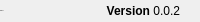
            <widget class="QFrame" name="bottomBar">
             <property name="minimumSize">
              <size>
               <width>0</width>
               <height>22</height>
              </size>
             </property>
             <property name="maximumSize">
              <size>
               <width>16777215</width>
               <height>22</height>
              </size>
             </property>
             <property name="frameShape">
              <enum>QFrame::NoFrame</enum>
             </property>
             <property name="frameShadow">
              <enum>QFrame::Raised</enum>
             </property>
             <layout class="QHBoxLayout" name="horizontalLayout_5">
              <property name="spacing">
               <number>0</number>
              </property>
              <property name="leftMargin">
               <number>0</number>
              </property>
              <property name="topMargin">
               <number>0</number>
              </property>
              <property name="rightMargin">
               <number>0</number>
              </property>
              <property name="bottomMargin">
               <number>0</number>
              </property>
              <item>
               <widget class="QLabel" name="creditsLabel">
                <property name="maximumSize">
                 <size>
                  <width>16777215</width>
                  <height>16</height>
                 </size>
                </property>
                <property name="font">
                 <font>
                  <family>Segoe UI</family>
                  <pointsize>-1</pointsize>
                  <weight>50</weight>
                  <italic>false</italic>
                  <bold>false</bold>
                 </font>
                </property>
                <property name="text">
                 <string>Group 1</string>
                </property>
                <property name="alignment">
                 <set>Qt::AlignLeading|Qt::AlignLeft|Qt::AlignVCenter</set>
                </property>
               </widget>
              </item>
              <item>
               <widget class="QLabel" name="version">
                <property name="text">
                 <string>&lt;html&gt;&lt;head/&gt;&lt;body&gt;&lt;p&gt;&lt;span style=&quot; font-weight:600;&quot;&gt;Version&lt;/span&gt; 0.0.2&lt;/p&gt;&lt;/body&gt;&lt;/html&gt;</string>
                </property>
                <property name="alignment">
                 <set>Qt::AlignRight|Qt::AlignTrailing|Qt::AlignVCenter</set>
                </property>
               </widget>
              </item>
              <item>
               <widget class="QFrame" name="frame_size_grip">
                <property name="minimumSize">
                 <size>
                  <width>20</width>
                  <height>0</height>
                 </size>
                </property>
                <property name="maximumSize">
                 <size>
                  <width>20</width>
                  <height>16777215</height>
                 </size>
                </property>
                <property name="frameShape">
                 <enum>QFrame::NoFrame</enum>
                </property>
                <property name="frameShadow">
                 <enum>QFrame::Raised</enum>
                </property>
               </widget>
              </item>
             </layout>
            </widget>
